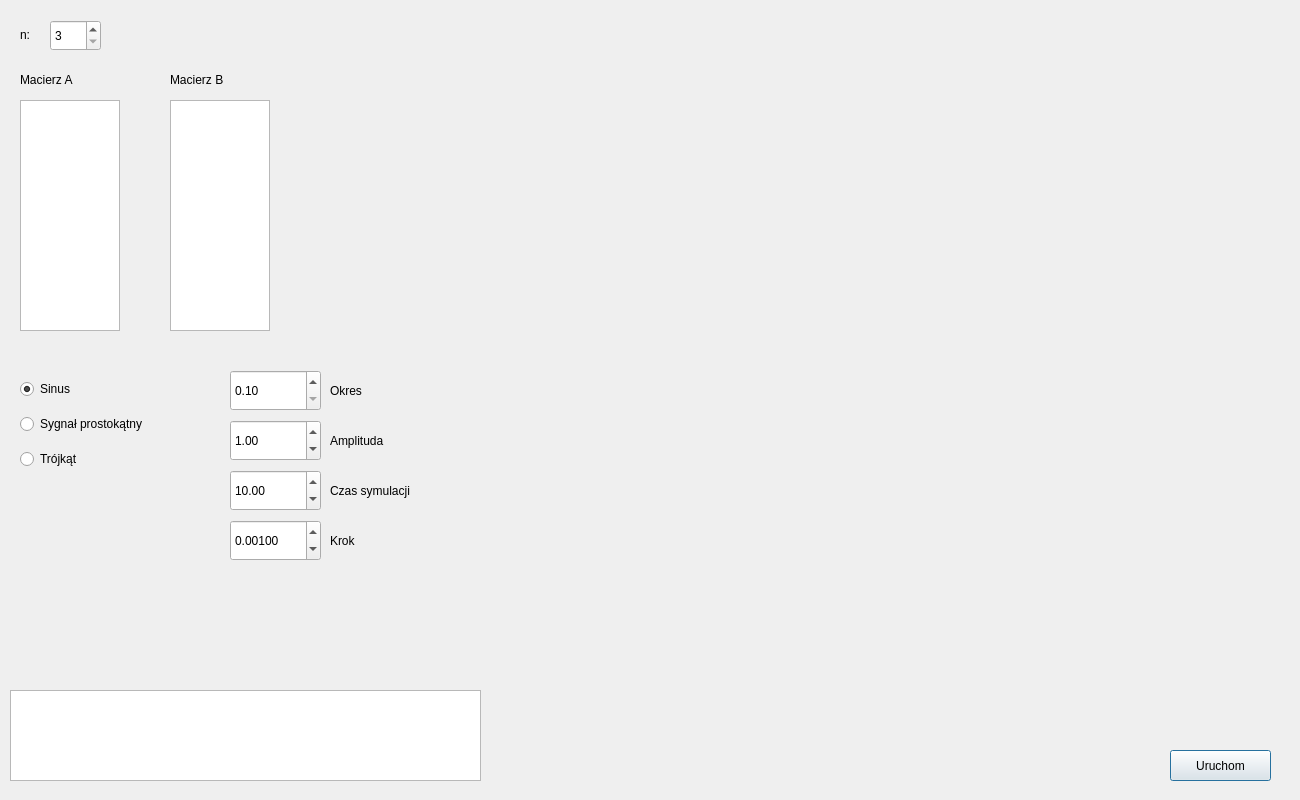
<?xml version="1.0" encoding="UTF-8"?>
<ui version="4.0">
 <class>Dialog</class>
 <widget class="QDialog" name="Dialog">
  <property name="geometry">
   <rect>
    <x>0</x>
    <y>0</y>
    <width>1300</width>
    <height>800</height>
   </rect>
  </property>
  <property name="sizePolicy">
   <sizepolicy hsizetype="Fixed" vsizetype="Fixed">
    <horstretch>200</horstretch>
    <verstretch>200</verstretch>
   </sizepolicy>
  </property>
  <property name="minimumSize">
   <size>
    <width>1300</width>
    <height>800</height>
   </size>
  </property>
  <property name="maximumSize">
   <size>
    <width>1300</width>
    <height>800</height>
   </size>
  </property>
  <property name="windowTitle">
   <string>Dialog</string>
  </property>
  <widget class="QTextEdit" name="textEdit_matrixA">
   <property name="geometry">
    <rect>
     <x>20</x>
     <y>100</y>
     <width>100</width>
     <height>231</height>
    </rect>
   </property>
   <property name="tabChangesFocus">
    <bool>false</bool>
   </property>
  </widget>
  <widget class="QTextEdit" name="textEdit_matrixB">
   <property name="geometry">
    <rect>
     <x>170</x>
     <y>100</y>
     <width>100</width>
     <height>231</height>
    </rect>
   </property>
  </widget>
  <widget class="QWidget" name="verticalLayoutWidget">
   <property name="geometry">
    <rect>
     <x>20</x>
     <y>370</y>
     <width>201</width>
     <height>111</height>
    </rect>
   </property>
   <layout class="QVBoxLayout" name="verticalLayout">
    <item>
     <widget class="QRadioButton" name="radioButton_sinus">
      <property name="enabled">
       <bool>true</bool>
      </property>
      <property name="text">
       <string>Sinus</string>
      </property>
      <property name="checked">
       <bool>true</bool>
      </property>
     </widget>
    </item>
    <item>
     <widget class="QRadioButton" name="radioButton_square">
      <property name="text">
       <string>Sygnał prostokątny</string>
      </property>
     </widget>
    </item>
    <item>
     <widget class="QRadioButton" name="radioButton_triangle">
      <property name="text">
       <string>Trójkąt</string>
      </property>
     </widget>
    </item>
   </layout>
  </widget>
  <widget class="QLabel" name="label">
   <property name="geometry">
    <rect>
     <x>20</x>
     <y>70</y>
     <width>100</width>
     <height>20</height>
    </rect>
   </property>
   <property name="text">
    <string>Macierz A</string>
   </property>
  </widget>
  <widget class="QLabel" name="label_2">
   <property name="geometry">
    <rect>
     <x>170</x>
     <y>70</y>
     <width>100</width>
     <height>20</height>
    </rect>
   </property>
   <property name="text">
    <string>Macierz B</string>
   </property>
  </widget>
  <widget class="QLabel" name="label_3">
   <property name="geometry">
    <rect>
     <x>20</x>
     <y>20</y>
     <width>30</width>
     <height>30</height>
    </rect>
   </property>
   <property name="text">
    <string>n:</string>
   </property>
  </widget>
  <widget class="QSpinBox" name="parameter_n">
   <property name="geometry">
    <rect>
     <x>50</x>
     <y>20</y>
     <width>51</width>
     <height>31</height>
    </rect>
   </property>
   <property name="frame">
    <bool>true</bool>
   </property>
   <property name="minimum">
    <number>3</number>
   </property>
   <property name="maximum">
    <number>10</number>
   </property>
  </widget>
  <widget class="QLabel" name="label_4">
   <property name="geometry">
    <rect>
     <x>330</x>
     <y>470</y>
     <width>151</width>
     <height>41</height>
    </rect>
   </property>
   <property name="text">
    <string>Czas symulacji</string>
   </property>
  </widget>
  <widget class="QLabel" name="label_5">
   <property name="geometry">
    <rect>
     <x>330</x>
     <y>420</y>
     <width>151</width>
     <height>41</height>
    </rect>
   </property>
   <property name="text">
    <string>Amplituda</string>
   </property>
  </widget>
  <widget class="QLabel" name="label_6">
   <property name="geometry">
    <rect>
     <x>330</x>
     <y>370</y>
     <width>141</width>
     <height>41</height>
    </rect>
   </property>
   <property name="text">
    <string>Okres</string>
   </property>
  </widget>
  <widget class="QLabel" name="label_8">
   <property name="geometry">
    <rect>
     <x>330</x>
     <y>520</y>
     <width>141</width>
     <height>41</height>
    </rect>
   </property>
   <property name="text">
    <string>Krok</string>
   </property>
  </widget>
  <widget class="QPushButton" name="runButton">
   <property name="geometry">
    <rect>
     <x>1170</x>
     <y>750</y>
     <width>101</width>
     <height>31</height>
    </rect>
   </property>
   <property name="sizePolicy">
    <sizepolicy hsizetype="Fixed" vsizetype="Fixed">
     <horstretch>0</horstretch>
     <verstretch>0</verstretch>
    </sizepolicy>
   </property>
   <property name="maximumSize">
    <size>
     <width>800</width>
     <height>1300</height>
    </size>
   </property>
   <property name="layoutDirection">
    <enum>Qt::LeftToRight</enum>
   </property>
   <property name="text">
    <string>Uruchom</string>
   </property>
  </widget>
  <widget class="QPlainTextEdit" name="errorDisplay">
   <property name="enabled">
    <bool>true</bool>
   </property>
   <property name="geometry">
    <rect>
     <x>10</x>
     <y>690</y>
     <width>471</width>
     <height>91</height>
    </rect>
   </property>
   <property name="readOnly">
    <bool>true</bool>
   </property>
   <property name="plainText">
    <string/>
   </property>
  </widget>
  <widget class="QDoubleSpinBox" name="doubleSpinBox_step">
   <property name="geometry">
    <rect>
     <x>230</x>
     <y>520</y>
     <width>91</width>
     <height>41</height>
    </rect>
   </property>
   <property name="decimals">
    <number>5</number>
   </property>
   <property name="minimum">
    <double>0.000010000000000</double>
   </property>
   <property name="maximum">
    <double>1.000000000000000</double>
   </property>
   <property name="singleStep">
    <double>0.001000000000000</double>
   </property>
   <property name="stepType">
    <enum>QAbstractSpinBox::DefaultStepType</enum>
   </property>
   <property name="value">
    <double>0.001000000000000</double>
   </property>
  </widget>
  <widget class="QDoubleSpinBox" name="doubleSpinBox_period">
   <property name="geometry">
    <rect>
     <x>230</x>
     <y>370</y>
     <width>91</width>
     <height>41</height>
    </rect>
   </property>
   <property name="decimals">
    <number>2</number>
   </property>
   <property name="minimum">
    <double>0.100000000000000</double>
   </property>
   <property name="maximum">
    <double>100.000000000000000</double>
   </property>
   <property name="singleStep">
    <double>0.100000000000000</double>
   </property>
   <property name="stepType">
    <enum>QAbstractSpinBox::DefaultStepType</enum>
   </property>
  </widget>
  <widget class="QDoubleSpinBox" name="doubleSpinBox_amplitude">
   <property name="geometry">
    <rect>
     <x>230</x>
     <y>420</y>
     <width>91</width>
     <height>41</height>
    </rect>
   </property>
   <property name="maximum">
    <double>20.000000000000000</double>
   </property>
   <property name="singleStep">
    <double>0.100000000000000</double>
   </property>
   <property name="value">
    <double>1.000000000000000</double>
   </property>
  </widget>
  <widget class="QDoubleSpinBox" name="doubleSpinBox_stopTime">
   <property name="geometry">
    <rect>
     <x>230</x>
     <y>470</y>
     <width>91</width>
     <height>41</height>
    </rect>
   </property>
   <property name="minimum">
    <double>1.000000000000000</double>
   </property>
   <property name="maximum">
    <double>100.000000000000000</double>
   </property>
   <property name="singleStep">
    <double>1.000000000000000</double>
   </property>
   <property name="value">
    <double>10.000000000000000</double>
   </property>
  </widget>
  <widget class="QWidget" name="plotArea" native="true">
   <property name="geometry">
    <rect>
     <x>550</x>
     <y>30</y>
     <width>721</width>
     <height>431</height>
    </rect>
   </property>
  </widget>
 </widget>
 <resources/>
 <connections/>
</ui>
